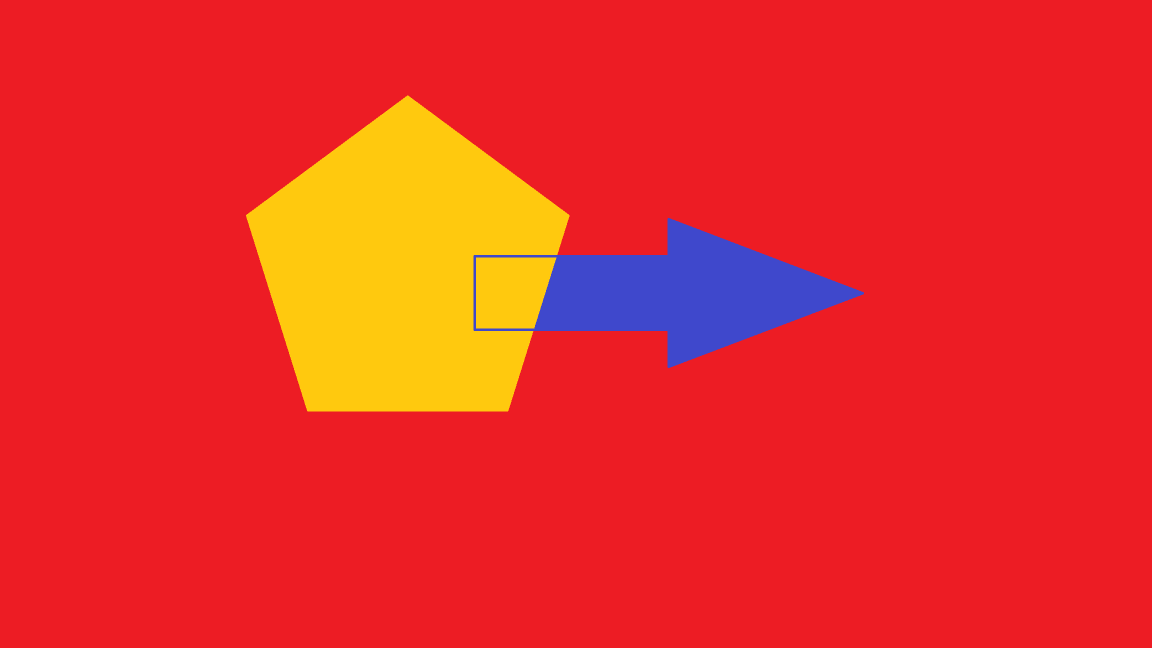
//> input picture assets/test.jpg, 2304 x 1296 px (shown at 1/2 size)
$ ./main ../assets/test.jpg ../assets/simple.png out.png   (built with g++ and OpenCV 4)
//> lines starting //> are read from the running program, lines starting //| are printed output that depends on the picture
#include <opencv2/opencv.hpp>
#include <exception>
#include <queue>
#include <math.h>

using namespace cv;
using namespace std;
const double INFINIT = 10000000000;
int width;
int height;
struct Pos{
    int x;
    int y;
};
int ab = 5000000;
struct node{
    node* pre = nullptr;
    int flag = -1;
    char pixel = -1;
    int x;
    int y;
    double linkWeight = -1;
    double upWeight = -1;
    double downWeight = -1;
    double leftWeight = -1;
    double rightWeight = -1;
};
void growth(node* graph[], queue<Pos>* activeList, int* path);
void findValidNeigh(queue<Pos>* neighbor, Pos p);
double getWeight(Pos p, Pos next, node* graph[]);
void augmentation(Pos p, Pos next, queue<Pos>* orphanList, node* graph[]);
void clearQueue(queue<node*>* ptList);
void updateFlow(Pos p, Pos next, node* graph[], queue<node*>* ptList, queue<Pos>* orphanList, double min);
void adoption(queue<Pos>* orphanList, node* graph[], queue<Pos>* activeList);
void processP(Pos p, node* graph[], queue<Pos>* activeList, queue<Pos>* orphanList);
int main( int argc, char** argv )
{
    if(argc!=4){
        cout<<"Usage: ../seg input_image initialization_file output_mask"<<endl;
        return -1;
    }
    // Load the input image
    // the image should be a 3 channel image by default but we will double check that in teh seam_carving
    Mat in_image;
    in_image = imread(argv[1]/*, CV_LOAD_IMAGE_COLOR*/);
//> in_image is the input picture: 1296 rows x 2304 cols, CV_8UC3; mean B, G, R 39.5, 45.8, 232.9

    if(!in_image.data)
    {
        cout<<"Could not load input image!!!"<<endl;
        return -1;
    }

    if(in_image.channels()!=3){
        cout<<"Image does not have 3 channels!!! "<<in_image.depth()<<endl;
        return -1;
    }
    // the output image
    Mat out_image(in_image.rows, in_image.cols, CV_8UC1);
    //Mat out_image = in_image.clone();
    Mat temp_image = imread(argv[1],0);
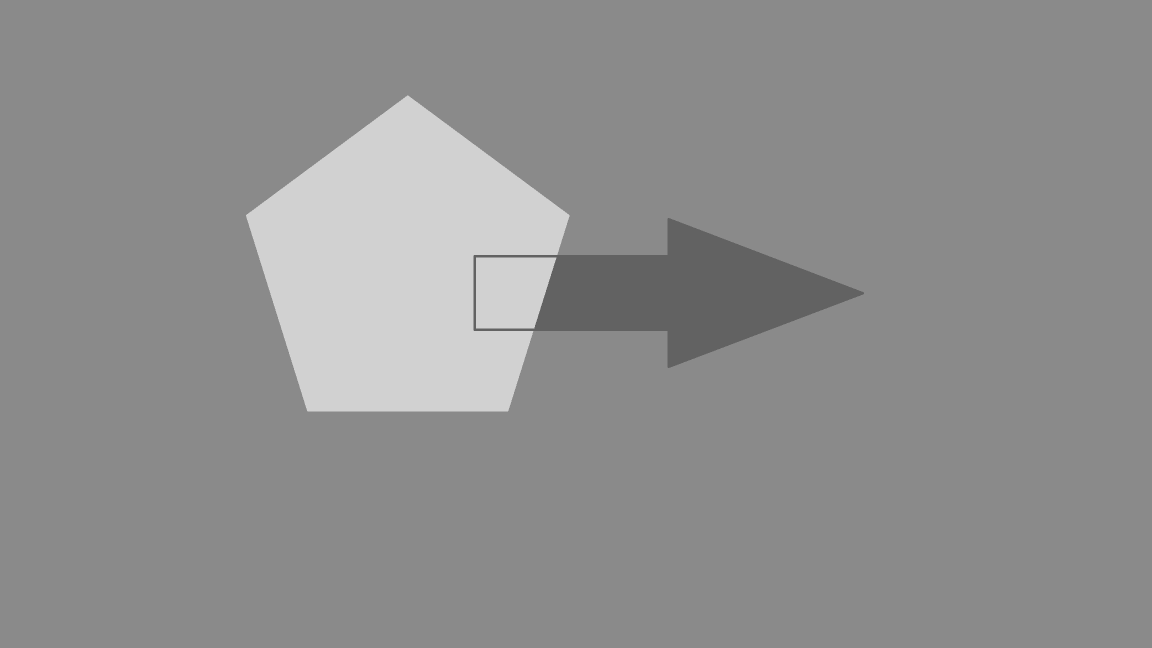
//> temp_image: 1296 rows x 2304 cols, CV_8UC1 (shown at 1/2 size); min 98, max 209, mean 143.4

    ifstream f(argv[2]);
    if(!f){
        cout<<"Could not load initial mask file!!!"<<endl;
        return -1;
    }

    width = in_image.cols;
//> width = 2304
    height = in_image.rows;
//> height = 1296

    node** graph = new node*[height];
    for (int i = 0; i < height; i++) {
        graph[i] = new node[width];
        for (int j = 0; j < width; j++) {
            graph[i][j].pixel = temp_image.at<uchar>(i, j);
            graph[i][j].x = i;
            graph[i][j].y = j;
        }
    }

    queue<Pos> activeList;
    queue<Pos> orphanList;

    int n;
    f>>n;
//> n = 0

    for (int i = 0; i < n; i++) {
        int x, y, t;
        f >> x >> y >> t;
        if (x < 0 || x >= width || y < 0 || y >= height){
            cout << "I valid pixel mask!";
        }

        Pos p = {y, x};
        activeList.push(p);
        graph[y][x].linkWeight = INFINIT;
        graph[y][x].flag = t;
    }
//> this loop made 0 passes
//> after the loop, activeList = 0 items

    int path[4] = {0,0,0,0};

    while(ab--){

        growth(graph, &activeList, path);
        if(path[0] + path[1] + path[2] + path[3] != 0){
            augmentation(Pos{path[0], path[1]}, Pos{path[2], path[3]}, &orphanList, graph);
            adoption(&orphanList, graph, &activeList);
        } else{
            break;
        }

        path[0] = 0;
        path[1] = 0;
        path[2] = 0;
        path[3] = 0;
    }
//> after the loop, ab = 4999999; orphanList = 0 items

    for (int k = 0; k < height; k++) {
        for (int i = 0; i < width; i++) {
            if(graph[k][i].flag == 0){
                out_image.at<uchar>(k, i) = 0;
            } else{
                out_image.at<uchar>(k, i) = 255;
            }
        }
    }
//> out_image: 1296 rows x 2304 cols, CV_8UC1; every value is 255

    // write it on disk
    imwrite( argv[3], out_image);

    // also display them both

    namedWindow( "Original image", WINDOW_AUTOSIZE );
    namedWindow( "Show Marked Pixels", WINDOW_AUTOSIZE );
    imshow( "Original image", in_image );
    imshow( "Show Marked Pixels", out_image );
    waitKey(0);
    return 0;
}

void growth(node* graph[], queue<Pos>* activeList, int* path){

    while (!activeList->empty()){
        Pos p = activeList->front();

        if(graph[p.x][p.y].flag != -1){
            queue<Pos> neighborList;
            findValidNeigh(&neighborList, p);

            while(!neighborList.empty()){
                Pos next = neighborList.front();

                double gap = getWeight(p, next, graph);
                if(gap > 0){
                    if(graph[next.x][next.y].flag == -1){
                        graph[next.x][next.y].flag = graph[p.x][p.y].flag;
                        graph[next.x][next.y].linkWeight = gap;
                        graph[next.x][next.y].pre = &graph[p.x][p.y];
                        activeList->push(next);
                    }
                    if(graph[next.x][next.y].flag != -1 && graph[next.x][next.y].flag != graph[p.x][p.y].flag){
                        path[0] = p.x;
                        path[1] = p.y;
                        path[2] = next.x;
                        path[3] = next.y;
                        return;
                    }
                }
                neighborList.pop();
            }
        }

        activeList->pop();
    }

}

// [238 lines left out: functions findValidNeigh, getWeight, augmentation, clearQueue, updateFlow, adoption and 1 more, not called in this run]
